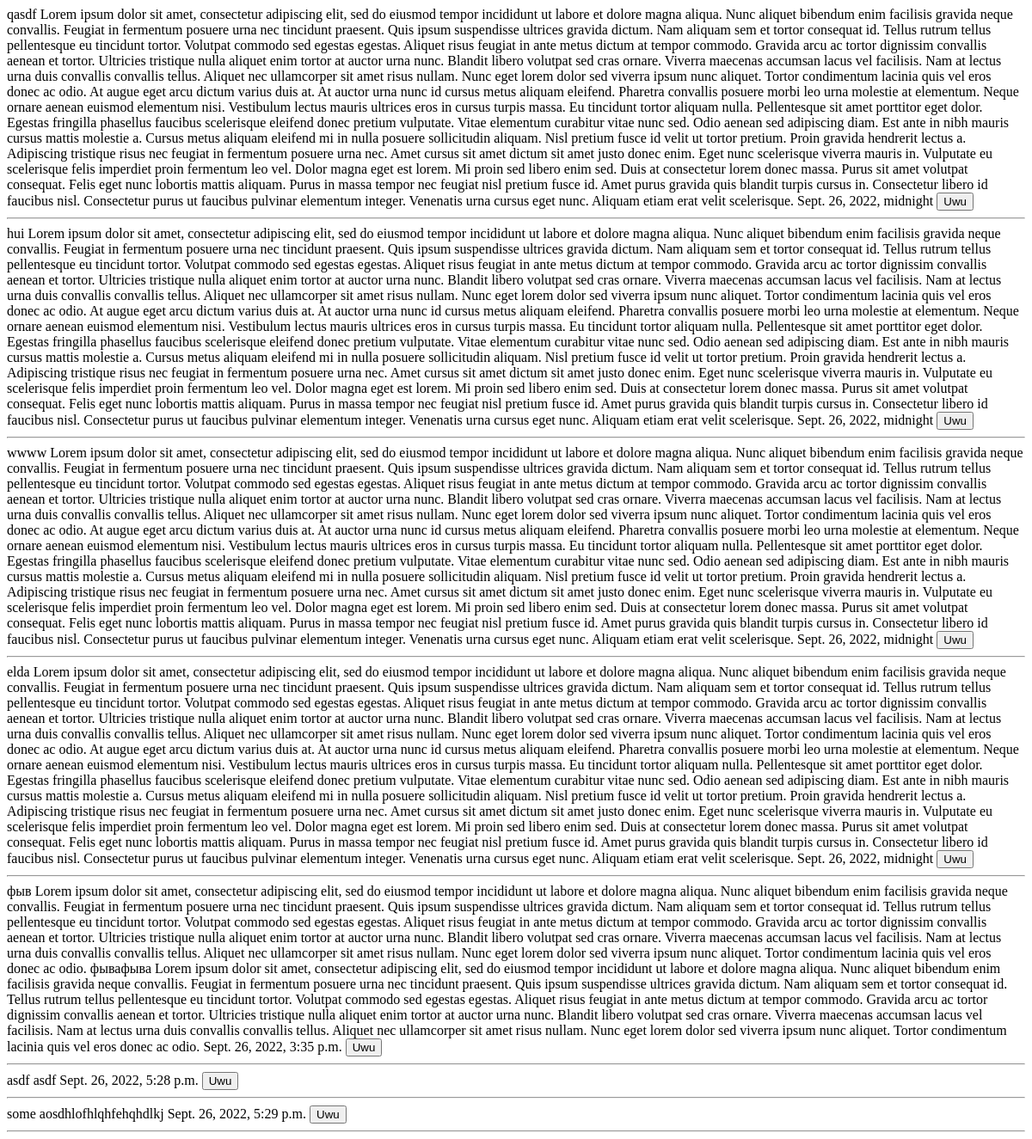
The page /news/ on the database as committed earlier.
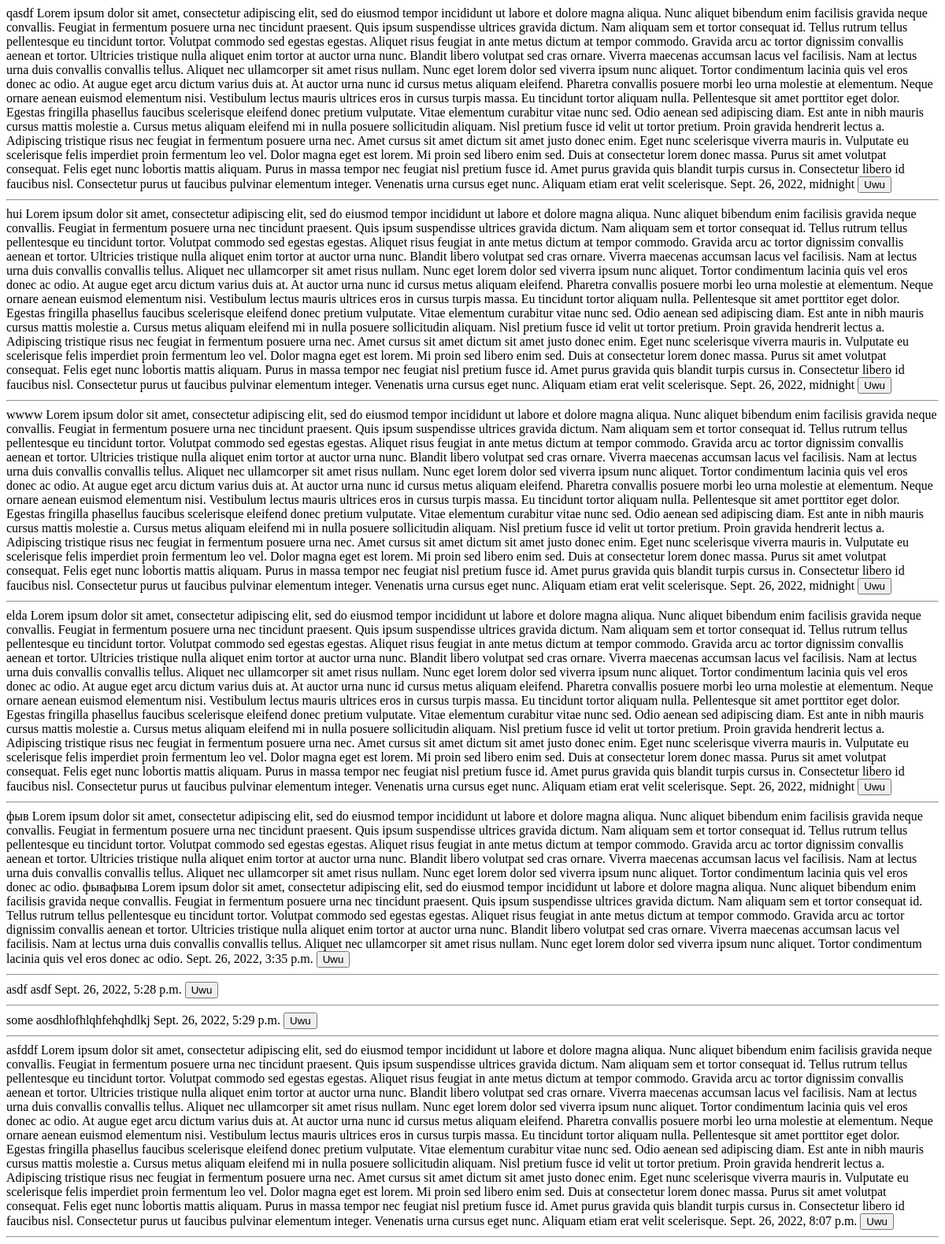
The same page on the database as committed later.
### web/models.py (models this page shows, shortened)
class News(models.Model):
    title = models.CharField(
        max_length=255, verbose_name='title'
    )
    content = models.TextField(
        max_length=4096, verbose_name='content'
    )
    created = models.DateTimeField(
        auto_now_add=True, verbose_name='created'
    )
    updated = models.DateTimeField(
        auto_now=True, verbose_name='updated'
    )
    publicated = models.BooleanField(
        default=False
    )
    author = models.ForeignKey(
        AUTH_USER_MODEL,
        on_delete=models.CASCADE,
        verbose_name='author',
        related_name='author',
        null=True)
    def get_absolute_url(self):
        return reverse('datailnews', kwargs={'news_id': self.pk})

### web/views.py (the view)
# urls.py: path('news/', NewsView.as_view(), name='news'),
class NewsView(ListView):
    model = News
    template_name = "newslist.html"
    context_object_name = 'news'
    allow_empty = False
    def get_context_data(self, *, object_list=0, **kwargs):
        context = super().get_context_data(**kwargs)
        context['title'] = 'News'
        return context
    def get_queryset(self):
        return News.objects.filter(publicated=True)

### web/templates/newslist.html (shortened to what this page needs)
{% extends 'base.html' %}
{% load static %}
{% block main %}
    {% for item in news %}
        {{ item.title }}
        {{ item.content }}
        {{ item.created }}
        <a href="{{ item.get_absolute_url }}"><button>Uwu</button></a>
    <hr>
    {% endfor %}
{% endblock %}

Rows that differ between the two databases and show on the page:
added News: title "asfddf", content "Lorem ipsum dolor sit amet, consectetur adipiscing elit, sed do eiusmod tempor incididunt ut labore et dolore magna aliqua. Nunc aliquet bibendum enim facilisis gravida neque convallis. Feugiat in fermentum posuere urna nec tincidunt praesent. Quis ipsum suspendisse ultrices gravida dictum. Nam aliquam sem et tortor consequat id. Tellus rutrum tellus pellentesque eu tincidunt tortor. Volutpat commodo sed egestas egestas. Aliquet risus feugiat in ante metus dictum at tempor commodo. Gravida arcu ac tortor dignissim convallis aenean et tortor. Ultricies tristique nulla aliquet enim tortor at auctor urna nunc. Blandit libero volutpat sed cras ornare. Viverra maecenas accumsan lacus vel…", created "Sept. 26, 2022, 8:07 p.m."
